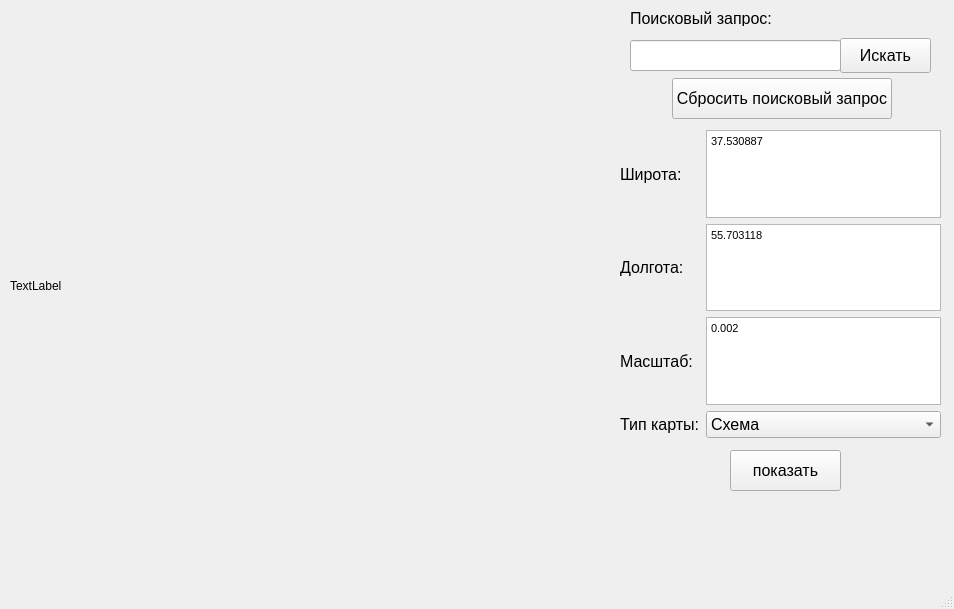
<?xml version="1.0" encoding="UTF-8"?>
<ui version="4.0">
 <class>MainWindow</class>
 <widget class="QMainWindow" name="MainWindow">
  <property name="geometry">
   <rect>
    <x>0</x>
    <y>0</y>
    <width>954</width>
    <height>609</height>
   </rect>
  </property>
  <property name="windowTitle">
   <string>MinusMaps</string>
  </property>
  <widget class="QWidget" name="centralwidget">
   <widget class="QLabel" name="image">
    <property name="geometry">
     <rect>
      <x>10</x>
      <y>10</y>
      <width>661</width>
      <height>551</height>
     </rect>
    </property>
    <property name="text">
     <string>TextLabel</string>
    </property>
   </widget>
   <widget class="QLineEdit" name="ask">
    <property name="geometry">
     <rect>
      <x>630</x>
      <y>40</y>
      <width>211</width>
      <height>31</height>
     </rect>
    </property>
    <property name="font">
     <font>
      <pointsize>12</pointsize>
     </font>
    </property>
   </widget>
   <widget class="QWidget" name="gridLayoutWidget">
    <property name="geometry">
     <rect>
      <x>620</x>
      <y>130</y>
      <width>321</width>
      <height>308</height>
     </rect>
    </property>
    <property name="font">
     <font>
      <pointsize>12</pointsize>
     </font>
    </property>
    <layout class="QGridLayout" name="gridLayout">
     <item row="3" column="0">
      <widget class="QLabel" name="label_3">
       <property name="font">
        <font>
         <pointsize>12</pointsize>
        </font>
       </property>
       <property name="text">
        <string>Масштаб:</string>
       </property>
      </widget>
     </item>
     <item row="4" column="1">
      <widget class="QComboBox" name="layer">
       <property name="font">
        <font>
         <pointsize>12</pointsize>
        </font>
       </property>
       <property name="currentIndex">
        <number>1</number>
       </property>
       <item>
        <property name="text">
         <string>Спутник</string>
        </property>
       </item>
       <item>
        <property name="text">
         <string>Схема</string>
        </property>
       </item>
       <item>
        <property name="text">
         <string>Гибрид</string>
        </property>
       </item>
      </widget>
     </item>
     <item row="4" column="0">
      <widget class="QLabel" name="label_4">
       <property name="font">
        <font>
         <pointsize>12</pointsize>
        </font>
       </property>
       <property name="text">
        <string>Тип карты:</string>
       </property>
      </widget>
     </item>
     <item row="0" column="0">
      <widget class="QLabel" name="label">
       <property name="font">
        <font>
         <pointsize>12</pointsize>
        </font>
       </property>
       <property name="text">
        <string>Широта:</string>
       </property>
      </widget>
     </item>
     <item row="1" column="1">
      <widget class="QTextEdit" name="edit_y">
       <property name="font">
        <font>
         <pointsize>12</pointsize>
        </font>
       </property>
       <property name="html">
        <string>&lt;!DOCTYPE HTML PUBLIC &quot;-//W3C//DTD HTML 4.0//EN&quot; &quot;http://www.w3.org/TR/REC-html40/strict.dtd&quot;&gt;
&lt;html&gt;&lt;head&gt;&lt;meta name=&quot;qrichtext&quot; content=&quot;1&quot; /&gt;&lt;style type=&quot;text/css&quot;&gt;
p, li { white-space: pre-wrap; }
&lt;/style&gt;&lt;/head&gt;&lt;body style=&quot; font-family:'MS Shell Dlg 2'; font-size:12pt; font-weight:400; font-style:normal;&quot;&gt;
&lt;p style=&quot; margin-top:0px; margin-bottom:0px; margin-left:0px; margin-right:0px; -qt-block-indent:0; text-indent:0px;&quot;&gt;&lt;span style=&quot; font-size:8.25pt;&quot;&gt;55.703118&lt;/span&gt;&lt;/p&gt;&lt;/body&gt;&lt;/html&gt;</string>
       </property>
       <property name="placeholderText">
        <string>55.703118</string>
       </property>
      </widget>
     </item>
     <item row="1" column="0">
      <widget class="QLabel" name="label_2">
       <property name="font">
        <font>
         <pointsize>12</pointsize>
        </font>
       </property>
       <property name="text">
        <string>Долгота:</string>
       </property>
      </widget>
     </item>
     <item row="3" column="1">
      <widget class="QTextEdit" name="mashtab">
       <property name="font">
        <font>
         <pointsize>12</pointsize>
        </font>
       </property>
       <property name="html">
        <string>&lt;!DOCTYPE HTML PUBLIC &quot;-//W3C//DTD HTML 4.0//EN&quot; &quot;http://www.w3.org/TR/REC-html40/strict.dtd&quot;&gt;
&lt;html&gt;&lt;head&gt;&lt;meta name=&quot;qrichtext&quot; content=&quot;1&quot; /&gt;&lt;style type=&quot;text/css&quot;&gt;
p, li { white-space: pre-wrap; }
&lt;/style&gt;&lt;/head&gt;&lt;body style=&quot; font-family:'MS Shell Dlg 2'; font-size:12pt; font-weight:400; font-style:normal;&quot;&gt;
&lt;p style=&quot; margin-top:0px; margin-bottom:0px; margin-left:0px; margin-right:0px; -qt-block-indent:0; text-indent:0px;&quot;&gt;&lt;span style=&quot; font-size:8.25pt;&quot;&gt;0.002&lt;/span&gt;&lt;/p&gt;&lt;/body&gt;&lt;/html&gt;</string>
       </property>
       <property name="placeholderText">
        <string>0.002</string>
       </property>
      </widget>
     </item>
     <item row="0" column="1">
      <widget class="QTextEdit" name="edit_x">
       <property name="font">
        <font>
         <pointsize>12</pointsize>
        </font>
       </property>
       <property name="html">
        <string>&lt;!DOCTYPE HTML PUBLIC &quot;-//W3C//DTD HTML 4.0//EN&quot; &quot;http://www.w3.org/TR/REC-html40/strict.dtd&quot;&gt;
&lt;html&gt;&lt;head&gt;&lt;meta name=&quot;qrichtext&quot; content=&quot;1&quot; /&gt;&lt;style type=&quot;text/css&quot;&gt;
p, li { white-space: pre-wrap; }
&lt;/style&gt;&lt;/head&gt;&lt;body style=&quot; font-family:'MS Shell Dlg 2'; font-size:12pt; font-weight:400; font-style:normal;&quot;&gt;
&lt;p style=&quot; margin-top:0px; margin-bottom:0px; margin-left:0px; margin-right:0px; -qt-block-indent:0; text-indent:0px;&quot;&gt;&lt;span style=&quot; font-size:8.25pt;&quot;&gt;37.530887&lt;/span&gt;&lt;/p&gt;&lt;/body&gt;&lt;/html&gt;</string>
       </property>
       <property name="placeholderText">
        <string>37.530887</string>
       </property>
      </widget>
     </item>
    </layout>
   </widget>
   <widget class="QPushButton" name="pushButton_2">
    <property name="geometry">
     <rect>
      <x>840</x>
      <y>38</y>
      <width>91</width>
      <height>35</height>
     </rect>
    </property>
    <property name="font">
     <font>
      <pointsize>12</pointsize>
     </font>
    </property>
    <property name="text">
     <string>Искать</string>
    </property>
   </widget>
   <widget class="QLabel" name="label_7">
    <property name="geometry">
     <rect>
      <x>630</x>
      <y>10</y>
      <width>151</width>
      <height>16</height>
     </rect>
    </property>
    <property name="font">
     <font>
      <pointsize>12</pointsize>
     </font>
    </property>
    <property name="text">
     <string>Поисковый запрос:</string>
    </property>
   </widget>
   <widget class="QPushButton" name="pushButton">
    <property name="geometry">
     <rect>
      <x>730</x>
      <y>450</y>
      <width>111</width>
      <height>41</height>
     </rect>
    </property>
    <property name="font">
     <font>
      <pointsize>12</pointsize>
     </font>
    </property>
    <property name="text">
     <string>показать</string>
    </property>
   </widget>
   <widget class="QPushButton" name="del_ask">
    <property name="geometry">
     <rect>
      <x>672</x>
      <y>78</y>
      <width>220</width>
      <height>41</height>
     </rect>
    </property>
    <property name="font">
     <font>
      <pointsize>12</pointsize>
     </font>
    </property>
    <property name="text">
     <string>Сбросить поисковый запрос</string>
    </property>
   </widget>
  </widget>
  <widget class="QMenuBar" name="menubar">
   <property name="geometry">
    <rect>
     <x>0</x>
     <y>0</y>
     <width>954</width>
     <height>21</height>
    </rect>
   </property>
  </widget>
  <widget class="QStatusBar" name="statusbar"/>
 </widget>
 <resources/>
 <connections/>
</ui>
